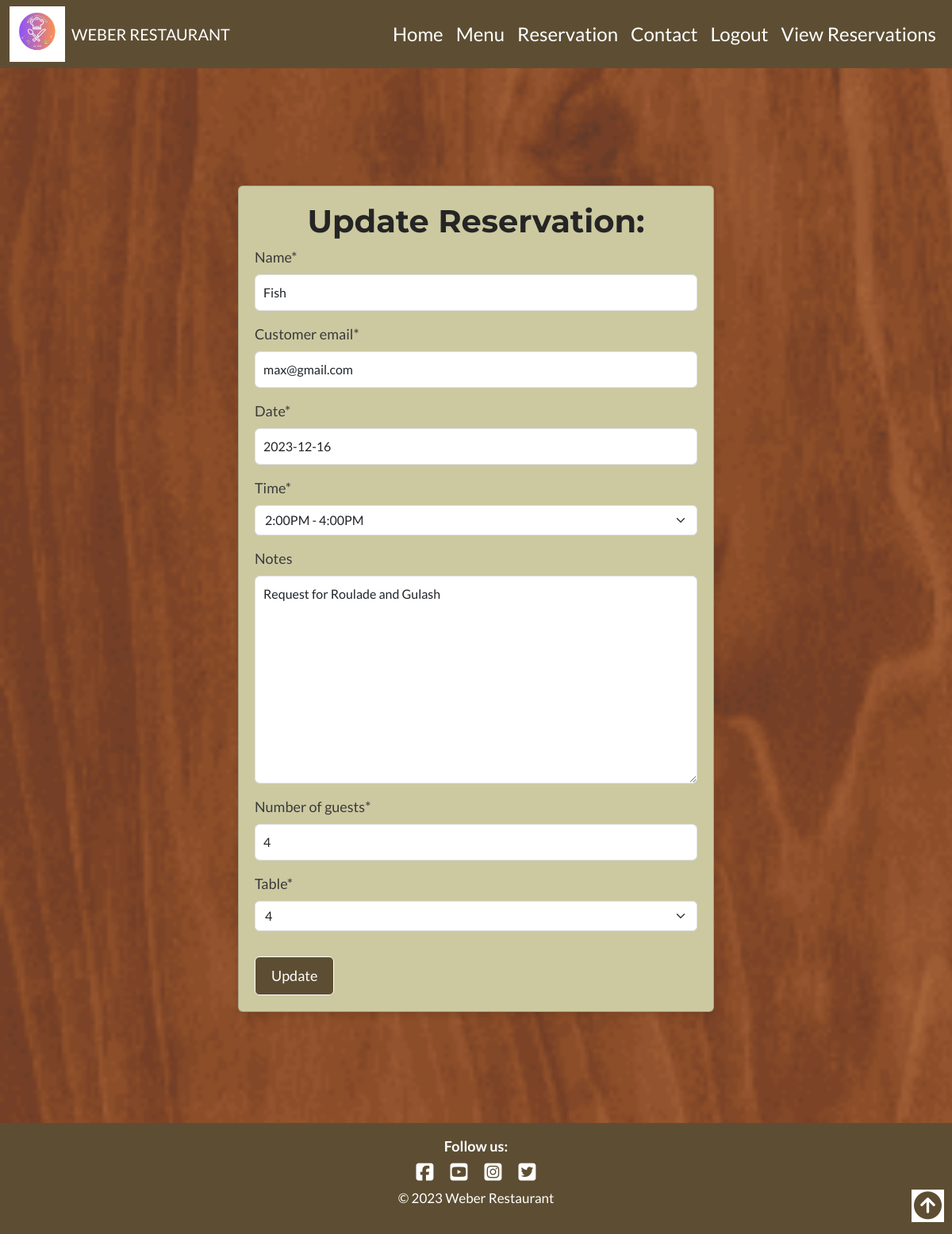
Screenshot of /20/edit/ (signed in) with the database file from the repository.
### reservations/models.py (models this page shows, shortened)
class Reservations(models.Model):
    user = models.ForeignKey(User, on_delete=models.CASCADE)
    name = models.CharField(max_length=100)
    customer_email = models.EmailField(max_length=150)
    date = models.DateField()
    time = models.IntegerField(choices=RESERVATION_TIME, default=1)
    notes = models.TextField(null=True, blank=True) # This is not a required field
    table = models.ForeignKey('Table', on_delete=models.CASCADE)
    number_of_guests = models.IntegerField()
    created = models.DateTimeField(auto_now_add=True)

### reservations/views.py (the view, shortened to what this page needs)
# urls.py: path('<int:pk>/edit/', Reservation_Edit_View.as_view(), name="reservation_edit"),
class Reservation_Edit_View(LoginRequiredMixin, UserPassesTestMixin,
                            UpdateView):
    model = Reservations
    template_name = "reservation_edit.html"
    fields = ['name', 'customer_email', 'date', 'time', 'notes',
              'number_of_guests', 'table']
    success_url = reverse_lazy("reservation_list")
    model = Reservations
    def test_func(self):
        if self.request.user.is_staff:
            return True
        else:
            return self.request.user == self.get_object().user

### reservations/models.py (called while the page is built)
    def __str__(self):
        return str(self.table_number)

### templates/reservation_edit.html
{% extends "base.html" %}
{% load crispy_forms_tags %}
{% block content %}
<div class="wrapper">
    <div class="container w-50 card card-body mt-5" style="background-color: #CCC9A1; margin-bottom: 40px;" id="signin">
      <h2 class="text-center">Update Reservation:</h2>
<form action="" method="post">{% csrf_token %}
  {{ form|crispy }}
  <button class="btn btn-success mt-3 w-20 text-center" type="submit">Update</button>
  </form>
    </div>
</div>
{% endblock  %}

### static/css/style.css (style rules this page uses)
* { box-sizing: border-box; text-decoration: none; }
body { font-family: Lato, sans-serif; font-weight: 400; color: #3a3a3a; }
h1, h2 { font-family: Montserrat, sans-serif; font-weight: 700; color: #252525; }
.wrapper { background: url("../images/about-bg1.png"); background-attachment: fixed; color: white; background-repeat: no-repeat; background-size: cover; padding-top: 100px; padding-bottom: 100px; }
h2 { font-size: 40px; }
#signin { background-color: #f8f9fa; padding: 20px; box-shadow: 0 4px 8px rgba(0, 0, 0, 0.1); color: #3a3a3a; }
label { font-size: 20px; display: inline-block; }
.btn { background-color: #5D4E33; border-color: #fff; transition: all 0.8s ease; font-size: 18px; padding: 10px 20px; }
.form-label { font-size: 18px; }
.form-control { width: 100%; padding: 10px; font-size: 16px; }

### rows the page displays
Reservations: name "Fish", customer_email "max@gmail.com", date "2023-12-16", time "2:00PM - 4:00PM", notes "Request for Roulade and Gulash", number_of_guests "4", table "4"
